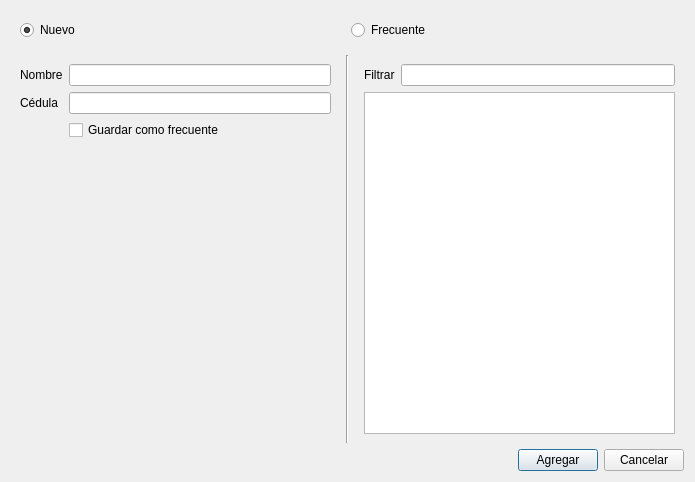
<?xml version="1.0" encoding="UTF-8"?>
<ui version="4.0">
 <class>AddDriver</class>
 <widget class="QDialog" name="AddDriver">
  <property name="geometry">
   <rect>
    <x>0</x>
    <y>0</y>
    <width>695</width>
    <height>482</height>
   </rect>
  </property>
  <property name="windowTitle">
   <string>Agregar chofer</string>
  </property>
  <layout class="QVBoxLayout" name="verticalLayout">
   <item>
    <widget class="QWidget" name="widget" native="true">
     <layout class="QHBoxLayout" name="horizontalLayout">
      <item>
       <widget class="QRadioButton" name="newButton">
        <property name="text">
         <string>Nuevo</string>
        </property>
        <property name="checked">
         <bool>true</bool>
        </property>
       </widget>
      </item>
      <item>
       <widget class="QRadioButton" name="frequentButton">
        <property name="text">
         <string>Frecuente</string>
        </property>
        <property name="checked">
         <bool>false</bool>
        </property>
       </widget>
      </item>
     </layout>
    </widget>
   </item>
   <item>
    <layout class="QHBoxLayout" name="driverLayout">
     <item>
      <widget class="QWidget" name="newWidget" native="true">
       <layout class="QFormLayout" name="formLayout">
        <property name="fieldGrowthPolicy">
         <enum>QFormLayout::AllNonFixedFieldsGrow</enum>
        </property>
        <item row="0" column="0">
         <widget class="QLabel" name="label">
          <property name="text">
           <string>Nombre</string>
          </property>
         </widget>
        </item>
        <item row="0" column="1">
         <widget class="QLineEdit" name="nameLineEdit"/>
        </item>
        <item row="1" column="0">
         <widget class="QLabel" name="label_3">
          <property name="text">
           <string>Cédula</string>
          </property>
         </widget>
        </item>
        <item row="1" column="1">
         <widget class="QLineEdit" name="ciLineEdit"/>
        </item>
        <item row="2" column="1">
         <widget class="QCheckBox" name="saveAsFrequentBox">
          <property name="text">
           <string>Guardar como frecuente</string>
          </property>
         </widget>
        </item>
       </layout>
      </widget>
     </item>
     <item>
      <widget class="Line" name="line">
       <property name="orientation">
        <enum>Qt::Vertical</enum>
       </property>
      </widget>
     </item>
     <item>
      <widget class="QWidget" name="frequentWidget" native="true">
       <layout class="QVBoxLayout" name="verticalLayout_2">
        <item>
         <layout class="QHBoxLayout" name="horizontalLayout_2">
          <item>
           <widget class="QLabel" name="label_2">
            <property name="text">
             <string>Filtrar</string>
            </property>
           </widget>
          </item>
          <item>
           <widget class="QLineEdit" name="filterLineEdit"/>
          </item>
         </layout>
        </item>
        <item>
         <widget class="QTableView" name="driversTableView">
          <property name="alternatingRowColors">
           <bool>true</bool>
          </property>
          <property name="selectionMode">
           <enum>QAbstractItemView::SingleSelection</enum>
          </property>
          <property name="selectionBehavior">
           <enum>QAbstractItemView::SelectRows</enum>
          </property>
          <attribute name="horizontalHeaderHighlightSections">
           <bool>false</bool>
          </attribute>
          <attribute name="horizontalHeaderStretchLastSection">
           <bool>true</bool>
          </attribute>
          <attribute name="verticalHeaderVisible">
           <bool>false</bool>
          </attribute>
         </widget>
        </item>
       </layout>
      </widget>
     </item>
    </layout>
   </item>
   <item>
    <layout class="QHBoxLayout" name="buttonsLayout">
     <item>
      <spacer name="horizontalSpacer">
       <property name="orientation">
        <enum>Qt::Horizontal</enum>
       </property>
       <property name="sizeHint" stdset="0">
        <size>
         <width>40</width>
         <height>20</height>
        </size>
       </property>
      </spacer>
     </item>
     <item>
      <widget class="QPushButton" name="addButton">
       <property name="text">
        <string>Agregar</string>
       </property>
      </widget>
     </item>
     <item>
      <widget class="QPushButton" name="cancelButton">
       <property name="text">
        <string>Cancelar</string>
       </property>
      </widget>
     </item>
    </layout>
   </item>
  </layout>
 </widget>
 <resources/>
 <connections/>
</ui>
